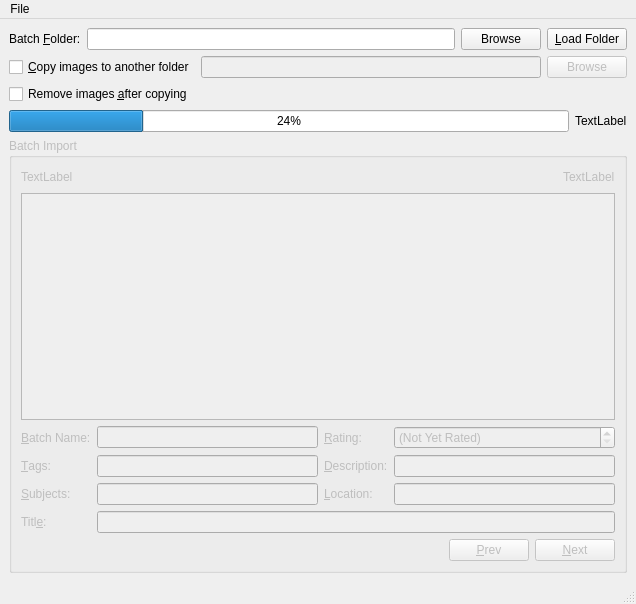
<?xml version="1.0" encoding="UTF-8"?>
<ui version="4.0">
 <class>MainWindow</class>
 <widget class="QMainWindow" name="MainWindow">
  <property name="geometry">
   <rect>
    <x>0</x>
    <y>0</y>
    <width>636</width>
    <height>604</height>
   </rect>
  </property>
  <property name="windowTitle">
   <string>MainWindow</string>
  </property>
  <widget class="QWidget" name="centralwidget">
   <layout class="QVBoxLayout" name="verticalLayout_2">
    <item>
     <layout class="QHBoxLayout" name="horizontalLayout">
      <item>
       <widget class="QLabel" name="label">
        <property name="text">
         <string>Batch &amp;Folder:</string>
        </property>
        <property name="buddy">
         <cstring>importFolder</cstring>
        </property>
       </widget>
      </item>
      <item>
       <widget class="QLineEdit" name="importFolder"/>
      </item>
      <item>
       <widget class="QPushButton" name="browseBtn">
        <property name="text">
         <string>Browse</string>
        </property>
       </widget>
      </item>
      <item>
       <widget class="QPushButton" name="loadBtn">
        <property name="text">
         <string>&amp;Load Folder</string>
        </property>
       </widget>
      </item>
     </layout>
    </item>
    <item>
     <layout class="QHBoxLayout" name="horizontalLayout_2">
      <item>
       <widget class="QCheckBox" name="copyFiles">
        <property name="text">
         <string>&amp;Copy images to another folder</string>
        </property>
       </widget>
      </item>
      <item>
       <widget class="QLineEdit" name="copyToFolder">
        <property name="enabled">
         <bool>false</bool>
        </property>
       </widget>
      </item>
      <item>
       <widget class="QPushButton" name="copyBrowseBtn">
        <property name="enabled">
         <bool>false</bool>
        </property>
        <property name="text">
         <string>Browse</string>
        </property>
       </widget>
      </item>
     </layout>
    </item>
    <item>
     <widget class="QCheckBox" name="removeFlag">
      <property name="text">
       <string>Remove images &amp;after copying</string>
      </property>
     </widget>
    </item>
    <item>
     <layout class="QHBoxLayout" name="horizontalLayout_5">
      <item>
       <widget class="QProgressBar" name="progressBar">
        <property name="value">
         <number>24</number>
        </property>
       </widget>
      </item>
      <item>
       <widget class="QLabel" name="countLabel">
        <property name="text">
         <string>TextLabel</string>
        </property>
       </widget>
      </item>
     </layout>
    </item>
    <item>
     <widget class="QGroupBox" name="groupBox">
      <property name="enabled">
       <bool>false</bool>
      </property>
      <property name="title">
       <string>Batch Import</string>
      </property>
      <layout class="QVBoxLayout" name="verticalLayout">
       <item>
        <layout class="QHBoxLayout" name="horizontalLayout_4">
         <item>
          <widget class="QLabel" name="filenameLabel">
           <property name="text">
            <string>TextLabel</string>
           </property>
          </widget>
         </item>
         <item>
          <spacer name="horizontalSpacer_2">
           <property name="orientation">
            <enum>Qt::Horizontal</enum>
           </property>
           <property name="sizeHint" stdset="0">
            <size>
             <width>40</width>
             <height>20</height>
            </size>
           </property>
          </spacer>
         </item>
         <item>
          <widget class="QLabel" name="uuidLabel">
           <property name="text">
            <string>TextLabel</string>
           </property>
          </widget>
         </item>
        </layout>
       </item>
       <item>
        <widget class="QGraphicsView" name="graphicsView"/>
       </item>
       <item>
        <layout class="QGridLayout" name="gridLayout">
         <item row="1" column="0">
          <widget class="QLabel" name="label_3">
           <property name="text">
            <string>&amp;Batch Name:</string>
           </property>
           <property name="buddy">
            <cstring>batchname</cstring>
           </property>
          </widget>
         </item>
         <item row="1" column="1">
          <widget class="QLineEdit" name="batchname"/>
         </item>
         <item row="1" column="2">
          <widget class="QLabel" name="label_8">
           <property name="text">
            <string>&amp;Rating:</string>
           </property>
           <property name="buddy">
            <cstring>spinBox</cstring>
           </property>
          </widget>
         </item>
         <item row="1" column="3">
          <widget class="QSpinBox" name="spinBox">
           <property name="specialValueText">
            <string>(Not Yet Rated)</string>
           </property>
           <property name="suffix">
            <string> stars</string>
           </property>
           <property name="maximum">
            <number>5</number>
           </property>
          </widget>
         </item>
         <item row="2" column="0">
          <widget class="QLabel" name="label_4">
           <property name="text">
            <string>&amp;Tags:</string>
           </property>
           <property name="buddy">
            <cstring>tags</cstring>
           </property>
          </widget>
         </item>
         <item row="2" column="1">
          <widget class="QLineEdit" name="tags"/>
         </item>
         <item row="2" column="2">
          <widget class="QLabel" name="label_6">
           <property name="text">
            <string>&amp;Description:</string>
           </property>
           <property name="buddy">
            <cstring>description</cstring>
           </property>
          </widget>
         </item>
         <item row="2" column="3">
          <widget class="QLineEdit" name="description"/>
         </item>
         <item row="3" column="0">
          <widget class="QLabel" name="label_5">
           <property name="text">
            <string>&amp;Subjects:</string>
           </property>
           <property name="buddy">
            <cstring>subjects</cstring>
           </property>
          </widget>
         </item>
         <item row="3" column="1">
          <widget class="QLineEdit" name="subjects"/>
         </item>
         <item row="3" column="2">
          <widget class="QLabel" name="label_7">
           <property name="text">
            <string>&amp;Location:</string>
           </property>
           <property name="buddy">
            <cstring>location</cstring>
           </property>
          </widget>
         </item>
         <item row="3" column="3">
          <widget class="QLineEdit" name="location"/>
         </item>
         <item row="4" column="1" colspan="3">
          <widget class="QLineEdit" name="title"/>
         </item>
         <item row="4" column="0">
          <widget class="QLabel" name="label_2">
           <property name="text">
            <string>Titl&amp;e:</string>
           </property>
           <property name="buddy">
            <cstring>title</cstring>
           </property>
          </widget>
         </item>
        </layout>
       </item>
       <item>
        <layout class="QHBoxLayout" name="horizontalLayout_3">
         <item>
          <spacer name="horizontalSpacer">
           <property name="orientation">
            <enum>Qt::Horizontal</enum>
           </property>
           <property name="sizeHint" stdset="0">
            <size>
             <width>40</width>
             <height>20</height>
            </size>
           </property>
          </spacer>
         </item>
         <item>
          <widget class="QPushButton" name="prevBtn">
           <property name="text">
            <string>&amp;Prev</string>
           </property>
          </widget>
         </item>
         <item>
          <widget class="QPushButton" name="nextBtn">
           <property name="text">
            <string>&amp;Next</string>
           </property>
          </widget>
         </item>
        </layout>
       </item>
      </layout>
     </widget>
    </item>
   </layout>
  </widget>
  <widget class="QMenuBar" name="menubar">
   <property name="geometry">
    <rect>
     <x>0</x>
     <y>0</y>
     <width>636</width>
     <height>25</height>
    </rect>
   </property>
   <widget class="QMenu" name="menuFile">
    <property name="title">
     <string>File</string>
    </property>
    <addaction name="actionExit"/>
   </widget>
   <addaction name="menuFile"/>
  </widget>
  <widget class="QStatusBar" name="statusbar"/>
  <action name="actionExit">
   <property name="text">
    <string>Exit</string>
   </property>
  </action>
 </widget>
 <tabstops>
  <tabstop>importFolder</tabstop>
  <tabstop>browseBtn</tabstop>
  <tabstop>loadBtn</tabstop>
  <tabstop>copyToFolder</tabstop>
  <tabstop>copyBrowseBtn</tabstop>
  <tabstop>removeFlag</tabstop>
  <tabstop>batchname</tabstop>
  <tabstop>spinBox</tabstop>
  <tabstop>tags</tabstop>
  <tabstop>description</tabstop>
  <tabstop>subjects</tabstop>
  <tabstop>location</tabstop>
  <tabstop>nextBtn</tabstop>
  <tabstop>prevBtn</tabstop>
 </tabstops>
 <resources/>
 <connections>
  <connection>
   <sender>copyFiles</sender>
   <signal>toggled(bool)</signal>
   <receiver>copyToFolder</receiver>
   <slot>setEnabled(bool)</slot>
   <hints>
    <hint type="sourcelabel">
     <x>107</x>
     <y>79</y>
    </hint>
    <hint type="destinationlabel">
     <x>283</x>
     <y>80</y>
    </hint>
   </hints>
  </connection>
  <connection>
   <sender>copyFiles</sender>
   <signal>toggled(bool)</signal>
   <receiver>copyBrowseBtn</receiver>
   <slot>setEnabled(bool)</slot>
   <hints>
    <hint type="sourcelabel">
     <x>81</x>
     <y>74</y>
    </hint>
    <hint type="destinationlabel">
     <x>575</x>
     <y>70</y>
    </hint>
   </hints>
  </connection>
 </connections>
</ui>
